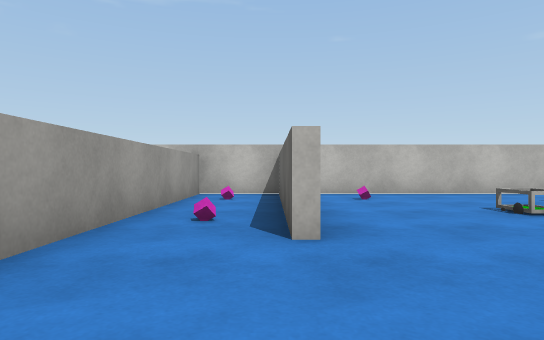
view 1 (above)

16 first-person views from a walk through a 3-D level made in the Unity game engine. The camera is 0.49 m above the floor, looks level and sees 75° across. The floor is counted in squares, 1 m on a side. Each view is taken from the middle of a square. On the plan, view 1 faces up. The plan holds only what a view shows up to about 9 squares ahead; the rest is blank. The place goes on beyond the plan. Surface patterns are stand-ins for the level's own textures.

view 2
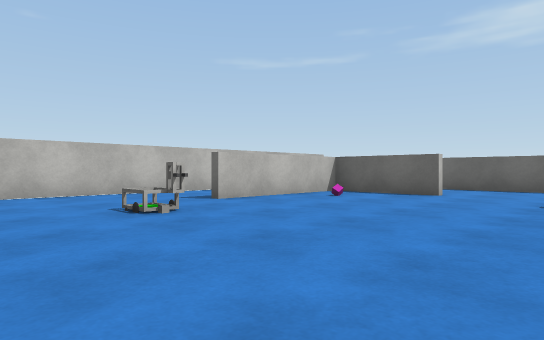

view 3
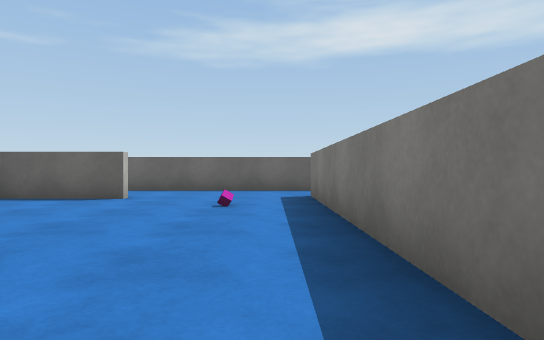

view 4
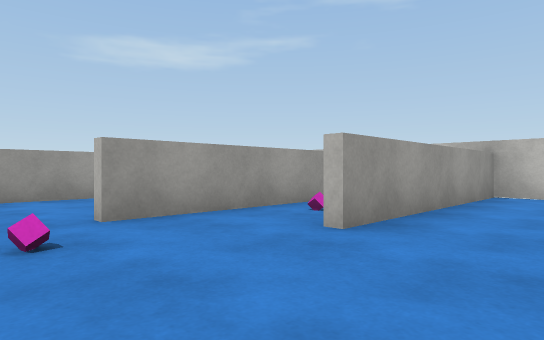

view 5
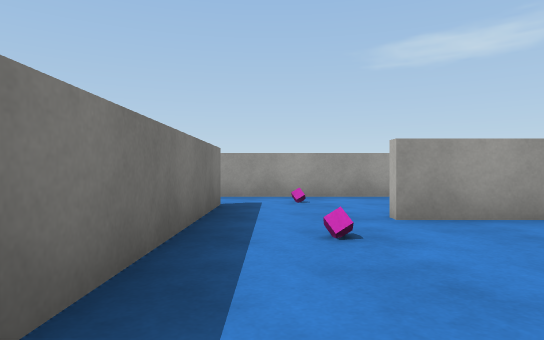

view 6
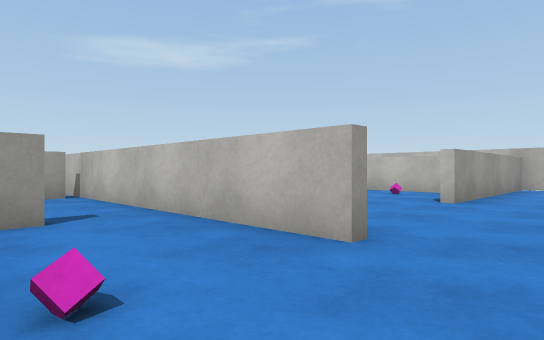

view 7
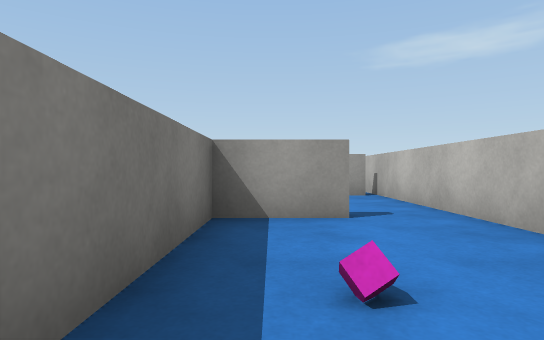

view 8
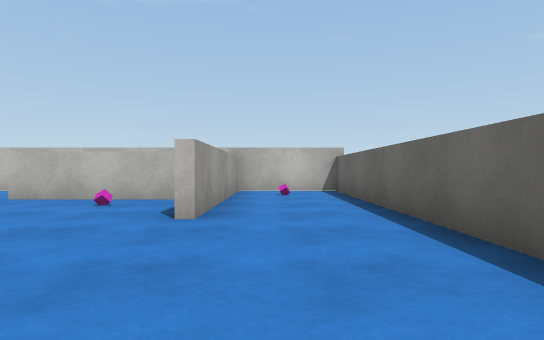

view 9
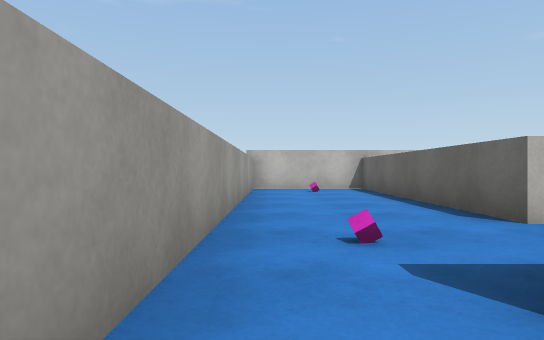

view 10
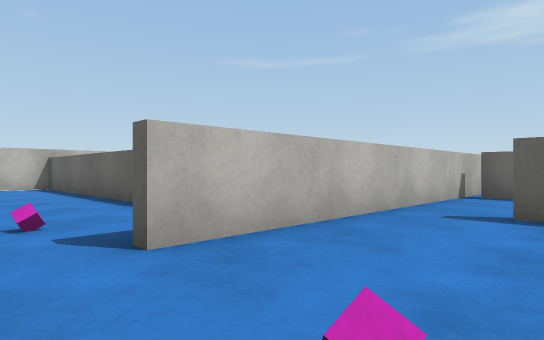

view 11
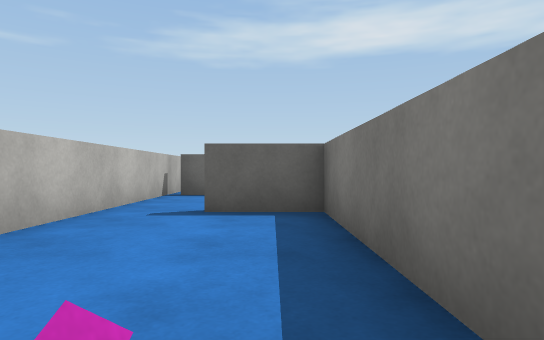

view 12
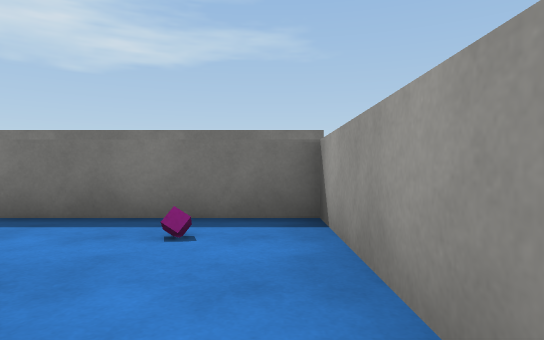

view 13
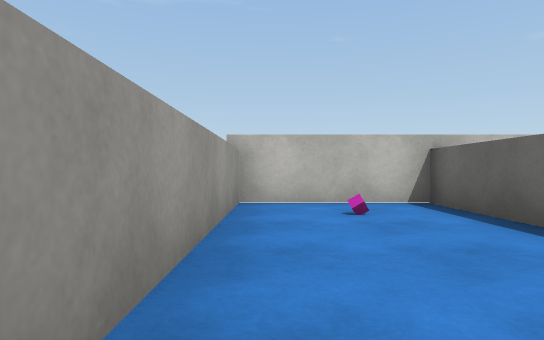

view 14
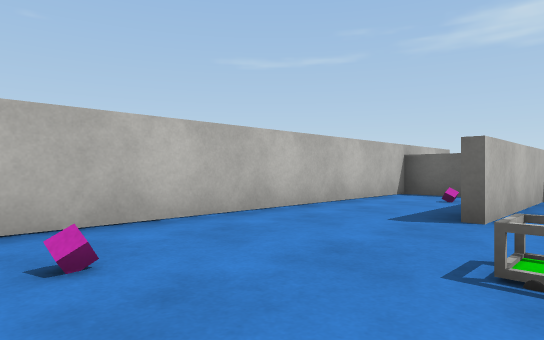

view 15
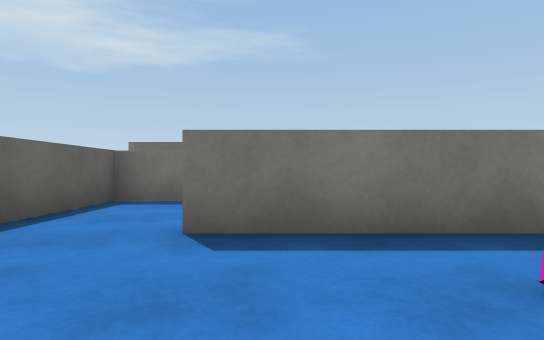

view 16
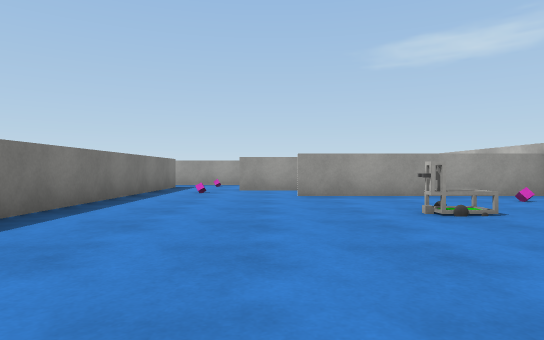

### Floor plan
Points are (right, up) in squares from view 1. A wall is a line through its corners. A room is listed if a view was taken in it or the views show most of it. See-through windows are left out.
Room 1 (views 1, 2, 3, 4, 5, 8, 14, 15, 16)
walls: (8, 2.5) (8, 4.9) (4.5, 4.9); (8, 6.1) (8, 7.2); (0.1, 2.5) (0.1, 7); (8.2, 7.2) (8.2, 2.5); (0.3, 7.2) (0.3, 2.4); (10.5, -1.4) (10.5, 7.2) (-1.5, 7.2) (-1.5, 1.1); (-1.5, -0.7) (8.8, -0.7)
ways out: opening at (9.5, -1) to room 2; opening at (-2, 0.5) to room 4
objects: pink cube (-1, 0); pink cube (-1, 3); other object (-1, 6); pink cube (2, 6); other object (3, 4); pink cube (7, 1); pink cube (7, 4); pink cube (7, 6); other object (9, 6)
Room 2 (views 6, 7)
walls: (8.8, -0.9) (6.1, -0.9); (6.4, -2.1) (6.4, -3.6) (10.5, -3.6) (10.5, -1.4)
ways out: opening at (9.5, -1) to room 1; gap at (6, -2)
objects: pink cube (9, -3)
Room 3 (views 9, 10, 11)
walls: (-4.5, -1.4) (-4.5, -3.6) (0.1, -3.6) (0.1, -2.1); (2, -0.9) (-3.1, -0.9)
ways out: opening at (-4, -1) to room 4
objects: pink cube (-3, -3)
Room 4 (views 12, 13)
walls: (-1.7, 1.1) (-1.7, 7.2) (-4.5, 7.2) (-4.5, -1.4); (-3, -0.7) (-1.5, -0.7)
ways out: opening at (-2, 0.5) to room 1; opening at (-4, -1) to room 3
objects: pink cube (-3, 0); pink cube (-3, 6)

Positions as (right, up) in squares from view 1, and headings:
1: (0, 0), facing up
2: (1, 0), facing up-right
3: (2, 0), facing right
4: (2, 0), facing up-left
5: (2, 0), facing left
6: (10, -3), facing up-left
7: (10, -3), facing left
8: (9, -1), facing up
9: (-4, -2), facing up
10: (-4, -3), facing up-right
11: (-4, -3), facing right
12: (-4, 0), facing down
13: (-4, 2), facing up
14: (1, 4), facing up-right
15: (8, 2), facing down
16: (7, 2), facing left
